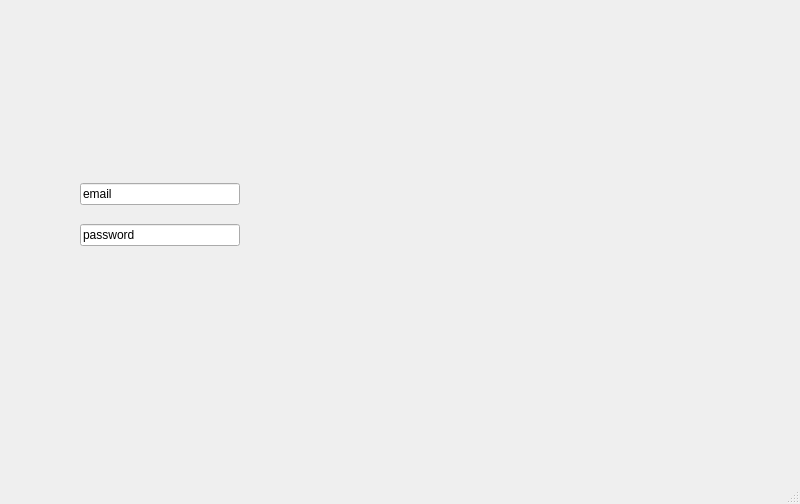
<?xml version="1.0" encoding="UTF-8"?>
<ui version="4.0">
 <class>Login</class>
 <widget class="QMainWindow" name="Login">
  <property name="geometry">
   <rect>
    <x>0</x>
    <y>0</y>
    <width>800</width>
    <height>504</height>
   </rect>
  </property>
  <property name="windowTitle">
   <string>MainWindow</string>
  </property>
  <widget class="QWidget" name="centralwidget">
   <widget class="QWidget" name="widget" native="true">
    <property name="geometry">
     <rect>
      <x>10</x>
      <y>10</y>
      <width>631</width>
      <height>451</height>
     </rect>
    </property>
    <widget class="QWidget" name="verticalLayoutWidget">
     <property name="geometry">
      <rect>
       <x>70</x>
       <y>160</y>
       <width>160</width>
       <height>91</height>
      </rect>
     </property>
     <layout class="QVBoxLayout" name="verticalLayout">
      <item>
       <widget class="QLineEdit" name="email">
        <property name="text">
         <string>email</string>
        </property>
       </widget>
      </item>
      <item>
       <widget class="QLineEdit" name="senha">
        <property name="text">
         <string>password</string>
        </property>
       </widget>
      </item>
     </layout>
    </widget>
   </widget>
  </widget>
  <widget class="QMenuBar" name="menubar">
   <property name="geometry">
    <rect>
     <x>0</x>
     <y>0</y>
     <width>800</width>
     <height>30</height>
    </rect>
   </property>
  </widget>
  <widget class="QStatusBar" name="statusbar"/>
 </widget>
 <resources/>
 <connections/>
</ui>
